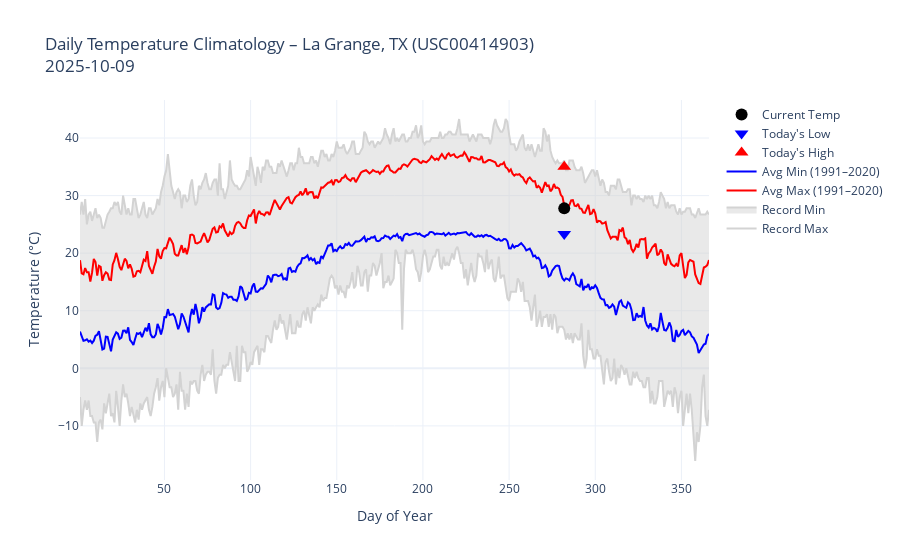

The cell this chart's notebook holds for it:
### Code cell
import plotly.graph_objects as go
import datetime

# Prepare climatology
climo_plot = climo.copy()
climo_plot["dayofyear"] = range(1, len(climo_plot)+1)

# Today's observed/forecast values (from MSN Weather feed)
today = datetime.date.today()
doy = today.timetuple().tm_yday
today_low_f  = 74
today_high_f = 95
current_f    = 82

# Convert to °C
today_low  = (today_low_f - 32) * 5/9
today_high = (today_high_f - 32) * 5/9
current    = (current_f - 32) * 5/9

# Build interactive figure
fig = go.Figure()

# Record envelope
fig.add_traces([
    go.Scatter(
        x=climo_plot["dayofyear"], y=climo_plot["record_max_temp"],
        line=dict(color="lightgray"), name="Record Max", mode="lines"
    ),
    go.Scatter(
        x=climo_plot["dayofyear"], y=climo_plot["record_min_temp"],
        fill='tonexty', line=dict(color="lightgray"), name="Record Min",
        mode="lines"
    )
])

# Normals
fig.add_trace(go.Scatter(
    x=climo_plot["dayofyear"], y=climo_plot["average_max_temp"],
    line=dict(color="red"), name="Avg Max (1991–2020)"
))
fig.add_trace(go.Scatter(
    x=climo_plot["dayofyear"], y=climo_plot["average_min_temp"],
    line=dict(color="blue"), name="Avg Min (1991–2020)"
))

# Today's values
fig.add_trace(go.Scatter(
    x=[doy], y=[today_high], mode="markers", marker=dict(color="red", size=12, symbol="triangle-up"),
    name="Today's High"
))
fig.add_trace(go.Scatter(
    x=[doy], y=[today_low], mode="markers", marker=dict(color="blue", size=12, symbol="triangle-down"),
    name="Today's Low"
))
fig.add_trace(go.Scatter(
    x=[doy], y=[current], mode="markers", marker=dict(color="black", size=12, symbol="circle"),
    name="Current Temp"
))

# Layout
fig.update_layout(
    title=f"Daily Temperature Climatology – La Grange, TX (USC00414903)<br>{today}",
    xaxis_title="Day of Year",
    yaxis_title="Temperature (°C)",
    hovermode="x unified",
    template="plotly_white"
)

fig.show()

### Figure 1 — Plotly figure (JSON) as saved in the notebook; plotly's stock layout.template omitted (floating-point values rounded to 4 significant figures; data arrays with more than 128 entries replaced by an {"elided": "..."} marker saying what was removed)
{"data": [{"line": {"color": "lightgray"}, "mode": "lines", "name": "Record Max", "type": "scatter", "x": {"elided": "366 int values"}, "y": {"elided": "366 float values"}}, {"fill": "tonexty", "line": {"color": "lightgray"}, "mode": "lines", "name": "Record Min", "type": "scatter", "x": {"elided": "366 int values"}, "y": {"elided": "366 float values"}}, {"line": {"color": "red"}, "name": "Avg Max (1991–2020)", "type": "scatter", "x": {"elided": "366 int values"}, "y": {"elided": "366 float values"}}, {"line": {"color": "blue"}, "name": "Avg Min (1991–2020)", "type": "scatter", "x": {"elided": "366 int values"}, "y": {"elided": "366 float values"}}, {"marker": {"color": "red", "size": 12, "symbol": "triangle-up"}, "mode": "markers", "name": "Today's High", "type": "scatter", "x": [282], "y": [35]}, {"marker": {"color": "blue", "size": 12, "symbol": "triangle-down"}, "mode": "markers", "name": "Today's Low", "type": "scatter", "x": [282], "y": [23.33]}, {"marker": {"color": "black", "size": 12, "symbol": "circle"}, "mode": "markers", "name": "Current Temp", "type": "scatter", "x": [282], "y": [27.78]}], "layout": {"hovermode": "x unified", "title": {"text": "Daily Temperature Climatology – La Grange, TX (USC00414903)<br>2025-10-09"}, "xaxis": {"title": {"text": "Day of Year"}}, "yaxis": {"title": {"text": "Temperature (°C)"}}}}
